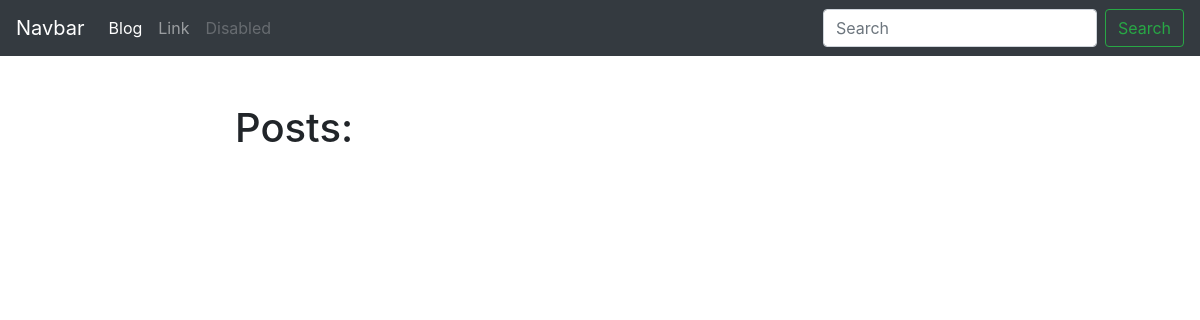
The page /blog/ on the database as committed earlier.
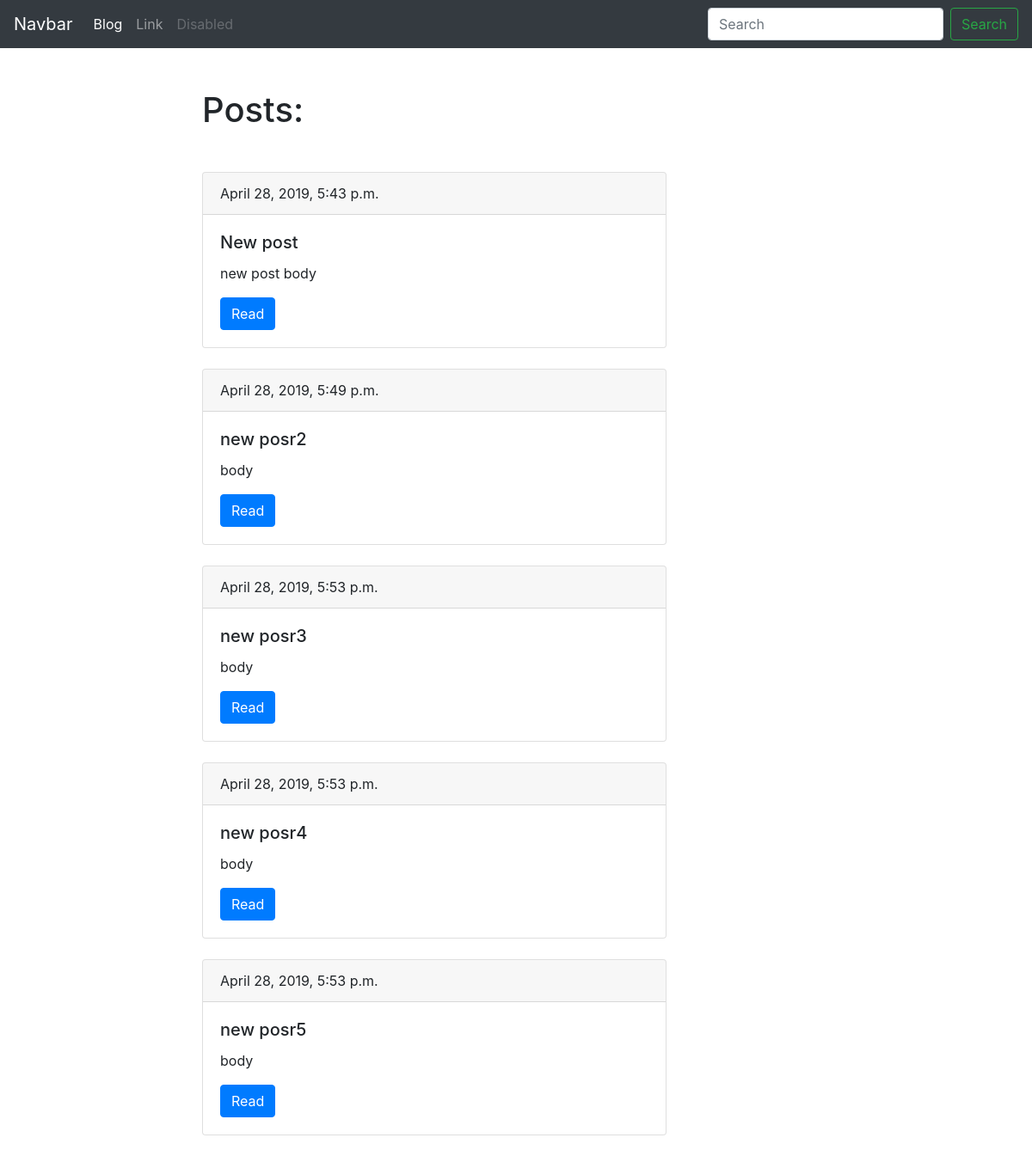
The same page on the database as committed later.
### mainApp/models.py (models this page shows, shortened)
class Post(models.Model):
	title = models.CharField(max_length=150, db_index=True)
	slug = models.SlugField(max_length=150, unique=True)
	body = models.TextField(blank=True, db_index=True)
	tags = models.ManyToManyField('Tag', blank=True, related_name='posts')
	date_pub = models.DateTimeField(auto_now_add=True)
	def get_absolute_url(self):
		return reverse('post_detail_url', kwargs={'slug':self.slug})

### mainApp/views.py (the view)
# urls.py: path('', posts_list, name='posts_list_url'),
def posts_list(request):
	posts = Post.objects.all()
	return render(request, 'mainApp/index.html', context={'posts': posts})

### mainApp/templates/mainApp/index.html (shortened to what this page needs)
{% extends 'mainApp/base_blog.html' %}
{% block content %}
   <h1 class="mb-5">Posts:</h1>
   {% for post in posts %}
   <div class="card mb-4">
  <div class="card-header">
    {{ post.date_pub }}
  </div>
  <div class="card-body">
    <h5 class="card-title">{{ post.title }}</h5>
    <p class="card-text">{{ post.body|truncatewords:15 }}</p>
    <a href="{{ post.get_absolute_url }}" class="btn btn-primary">Read</a>
  </div>
</div>
   {% endfor %}
{% endblock %}

### mainApp/templates/mainApp/base_blog.html
{% extends 'base.html' %}

### templates/base.html (shortened to what this page needs)
{% load static %}
<!DOCTYPE html>
<html>
<head>
   <link rel="stylesheet" href="https://stackpath.bootstrapcdn.com/bootstrap/4.3.1/css/bootstrap.min.css">
</head>
<body>
<nav class="navbar navbar-expand-lg navbar navbar-dark bg-dark">
  <a class="navbar-brand" href="#">Navbar</a>
  <div class="collapse navbar-collapse" id="navbarTogglerDemo03">
    <ul class="navbar-nav mr-auto mt-2 mt-lg-0">
      <li class="nav-item active">
        <a class="nav-link" href="{% url 'posts_list_url' %}">Blog</a>
      </li>
      <li class="nav-item">
        <a class="nav-link" href="#">Link</a>
      </li>
      <li class="nav-item">
        <a class="nav-link disabled" href="#" tabindex="-1" aria-disabled="true">Disabled</a>
      </li>
    </ul>
    <form class="form-inline my-2 my-lg-0">
      <input class="form-control mr-sm-2" type="search" placeholder="Search" aria-label="Search">
      <button class="btn btn-outline-success my-2 my-sm-0" type="submit">Search</button>
    </form>
  </div>
</nav>
<div class="container mt-5">
   <div class="row">
      <div class="col-6 offset-md-2">
         {% block content %}{% endblock %}
      </div>
   </div>
</div>
</body>
</html>

Rows that differ between the two databases and show on the page:
added Post: date_pub "April 28, 2019, 5:43 p.m.", title "New post", body "new post body"
added Post: date_pub "April 28, 2019, 5:49 p.m.", title "new posr2", body "body"
added Post: date_pub "April 28, 2019, 5:53 p.m.", title "new posr3", body "body"
added Post: date_pub "April 28, 2019, 5:53 p.m.", title "new posr4", body "body"
added Post: date_pub "April 28, 2019, 5:53 p.m.", title "new posr5", body "body"
